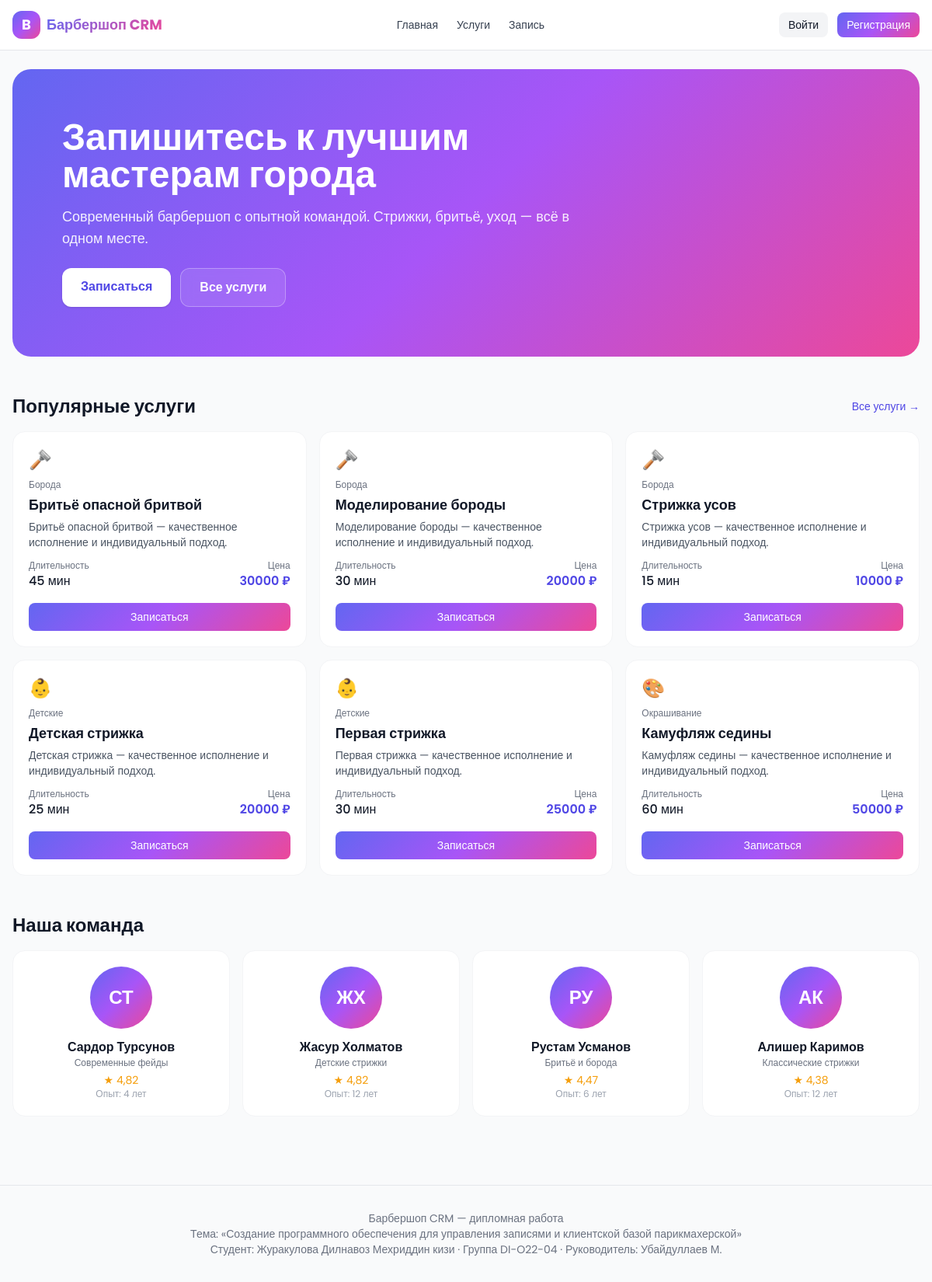
The page / on the database its author committed.
### services/models.py (models this page shows, shortened)
class Service(models.Model):
    category = models.ForeignKey(ServiceCategory, on_delete=models.CASCADE, related_name='services', verbose_name='Категория')
    name = models.CharField('Название', max_length=120)
    description = models.TextField('Описание', blank=True)
    duration_minutes = models.PositiveIntegerField('Длительность (мин)', default=30)
    price = models.DecimalField('Цена', max_digits=10, decimal_places=2, default=0)
    image_url = models.URLField('Изображение (URL)', blank=True)
    is_active = models.BooleanField('Активна', default=True)
    class Meta:
        verbose_name = 'Услуга'
        verbose_name_plural = 'Услуги'
        ordering = ['category__name', 'name']

class ServiceCategory(models.Model):
    name = models.CharField('Название', max_length=80)
    slug = models.SlugField('Слаг', max_length=80, unique=True, blank=True)
    icon_emoji = models.CharField('Иконка', max_length=8, default='✂️')
    class Meta:
        verbose_name = 'Категория услуг'
        verbose_name_plural = 'Категории услуг'
        ordering = ['name']

### staff/models.py (models this page shows, shortened)
class Barber(models.Model):
    user = models.OneToOneField(settings.AUTH_USER_MODEL, on_delete=models.CASCADE, related_name='barber_profile', verbose_name='Пользователь')
    specialization = models.CharField('Специализация', max_length=120, blank=True)
    experience_years = models.PositiveIntegerField('Опыт (лет)', default=1)
    rating = models.DecimalField('Рейтинг', max_digits=4, decimal_places=2, default=5.0)
    bio = models.TextField('О мастере', blank=True)
    is_active = models.BooleanField('Активен', default=True)
    class Meta:
        verbose_name = 'Мастер'
        verbose_name_plural = 'Мастера'
        ordering = ['-rating']
    @property
    def full_name(self):
        return self.user.get_full_name() or self.user.username

### accounts/models.py (models this page shows, shortened)
class User(AbstractUser):
    ROLE_CHOICES = [
        ('client', 'Клиент'),
        ('barber', 'Мастер'),
        ('admin', 'Администратор'),
    ]
    phone = models.CharField('Телефон', max_length=20, unique=True)
    role = models.CharField('Роль', max_length=20, choices=ROLE_CHOICES, default='client')
    avatar = models.ImageField('Аватар', upload_to='avatars/', null=True, blank=True)
    class Meta:
        verbose_name = 'Пользователь'
        verbose_name_plural = 'Пользователи'
    @property
    def initials(self):
        first = (self.first_name or self.username[:1] or 'U').strip()[:1]
        last = (self.last_name or '').strip()[:1]
        return (first + last).upper() or 'U'

### core/views.py (the view)
# urls.py: path('', views.landing, name='landing'),
def landing(request):
    return render(request, 'public/landing.html', {
        'featured_services': Service.objects.filter(is_active=True).select_related('category')[:6],
        'categories': ServiceCategory.objects.all()[:6],
        'barbers': Barber.objects.filter(is_active=True).select_related('user')[:4],
    })

### core/context_processors.py (called while the page is built)
def bmi_meta(request):
    return {
        'BMI_TOPIC': 'Создание программного обеспечения для управления записями и клиентской базой парикмахерской',
        'BMI_STUDENT': 'Журакулова Дилнавоз Мехриддин кизи',
        'BMI_GROUP': 'DI-O22-04',
        'BMI_SUPERVISOR': 'Убайдуллаев М.',
        'BRAND_NAME': 'Барбершоп CRM',
    }

### templates/public/landing.html (shortened to what this page needs)
{% extends 'base.html' %}
{% block content %}
<section class="relative rounded-3xl overflow-hidden brand-gradient text-white p-10 md:p-16">
  <div class="max-w-2xl">
    <h1 class="text-3xl md:text-5xl font-bold leading-tight mb-4">Запишитесь к лучшим мастерам города</h1>
    <p class="text-white/90 text-lg mb-6">Современный барбершоп с опытной командой. Стрижки, бритьё, уход — всё в одном месте.</p>
    <div class="flex flex-wrap gap-3">
      <a href="{% url 'bookings:calendar' %}" class="px-6 py-3 bg-white text-indigo-600 font-semibold rounded-xl shadow hover:shadow-lg">Записаться</a>
      <a href="{% url 'services:list' %}" class="px-6 py-3 bg-white/10 backdrop-blur text-white font-semibold rounded-xl border border-white/30">Все услуги</a>
    </div>
  </div>
</section>
<section class="mt-12">
  <div class="flex items-center justify-between mb-4">
    <h2 class="text-2xl font-bold">Популярные услуги</h2>
    <a href="{% url 'services:list' %}" class="text-indigo-600 text-sm font-medium">Все услуги →</a>
  </div>
  <div class="grid grid-cols-1 sm:grid-cols-2 lg:grid-cols-3 gap-4">
    {% for s in featured_services %}
      <div class="bg-white rounded-2xl p-5 border border-gray-100 hover:shadow-md transition">
        <div class="text-2xl mb-2">{{ s.category.icon_emoji }}</div>
        <div class="text-xs text-gray-500 mb-1">{{ s.category.name }}</div>
        <h3 class="font-semibold text-lg mb-1">{{ s.name }}</h3>
        <p class="text-sm text-gray-600 mb-3">{{ s.description|default:'Профессиональная услуга от опытных мастеров.'|truncatechars:90 }}</p>
        <div class="flex items-center justify-between">
          <div>
            <div class="text-xs text-gray-500">Длительность</div>
            <div class="font-medium">{{ s.duration_minutes }} мин</div>
          </div>
          <div class="text-right">
            <div class="text-xs text-gray-500">Цена</div>
            <div class="font-semibold text-indigo-600">{{ s.price|floatformat:0 }} ₽</div>
          </div>
        </div>
        <a href="{% url 'bookings:calendar' %}?service={{ s.id }}" class="mt-4 block text-center brand-gradient text-white rounded-lg py-2 text-sm font-medium">Записаться</a>
      </div>
    {% empty %}
      <p class="text-gray-500">Услуги скоро появятся.</p>
    {% endfor %}
  </div>
</section>
<section class="mt-12">
  <h2 class="text-2xl font-bold mb-4">Наша команда</h2>
  <div class="grid grid-cols-2 md:grid-cols-4 gap-4">
    {% for b in barbers %}
      <div class="bg-white rounded-2xl p-5 border border-gray-100 text-center">
        <div class="w-20 h-20 mx-auto mb-3 rounded-full brand-gradient text-white flex items-center justify-center text-2xl font-bold">{{ b.user.initials }}</div>
        <div class="font-semibold">{{ b.full_name }}</div>
        <div class="text-xs text-gray-500 mb-1">{{ b.specialization|default:'Универсал' }}</div>
        <div class="text-sm text-amber-500">★ {{ b.rating }}</div>
        <div class="text-xs text-gray-400">Опыт: {{ b.experience_years }} лет</div>
      </div>
    {% empty %}
      <p class="text-gray-500">Мастера скоро появятся.</p>
    {% endfor %}
  </div>
</section>
{% endblock %}

### templates/base.html (shortened to what this page needs)
{% load static %}
<!DOCTYPE html>
<html lang="ru">
<head>
  <script src="https://cdn.tailwindcss.com"></script>
</head>
<body class="bg-gray-50 text-gray-900 min-h-screen flex flex-col">
  <header class="bg-white border-b border-gray-200 sticky top-0 z-40">
    <div class="max-w-7xl mx-auto px-4 h-16 flex items-center justify-between">
      <a href="{% url 'core:landing' %}" class="flex items-center gap-2 font-bold text-lg">
        <span class="w-9 h-9 rounded-xl brand-gradient flex items-center justify-center text-white">B</span>
        <span class="brand-text">Барбершоп CRM</span>
      </a>
      <nav class="hidden md:flex items-center gap-6 text-sm font-medium text-gray-700">
        <a href="{% url 'core:landing' %}" class="hover:text-indigo-600">Главная</a>
        <a href="{% url 'services:list' %}" class="hover:text-indigo-600">Услуги</a>
        <a href="{% url 'bookings:calendar' %}" class="hover:text-indigo-600">Запись</a>
      </nav>
      <div class="flex items-center gap-3">
        {% if user.is_authenticated %}
          <span class="hidden sm:inline text-sm text-gray-600">{{ user.get_full_name|default:user.username }}</span>
          <form method="post" action="{% url 'accounts:logout' %}">{% csrf_token %}
            <button class="px-3 py-1.5 text-sm rounded-lg bg-gray-100 hover:bg-gray-200">Выйти</button>
          </form>
        {% else %}
          <a href="{% url 'accounts:login' %}" class="px-3 py-1.5 text-sm rounded-lg bg-gray-100 hover:bg-gray-200">Войти</a>
          <a href="{% url 'accounts:register' %}" class="px-3 py-1.5 text-sm rounded-lg brand-gradient text-white">Регистрация</a>
        {% endif %}
      </div>
    </div>
  </header>
  <main class="flex-1 max-w-7xl mx-auto px-4 w-full py-6 pb-24 md:pb-6">
    {% block content %}{% endblock %}
  </main>
  {% include 'components/footer.html' %}
</body>
</html>

### templates/components/footer.html
<footer class="mt-16 py-8 border-t border-gray-200 text-center text-sm text-gray-500">
  <p>Барбершоп CRM — дипломная работа</p>
  <p>Тема: «Создание программного обеспечения для управления записями и клиентской базой парикмахерской»</p>
  <p>Студент: Журакулова Дилнавоз Мехриддин кизи · Группа DI-O22-04 · Руководитель: Убайдуллаев М.</p>
</footer>

### templates/base.html (style rules this page uses)
html, body { font-family: 'Poppins', sans-serif; }
.brand-gradient { background: linear-gradient(135deg, #6366f1 0%, #a855f7 50%, #ec4899 100%); }
.brand-text { background: linear-gradient(135deg, #6366f1, #ec4899); -webkit-background-clip: text; background-clip: text; color: transparent; }

### rows shown on the page
Service: category.icon_emoji "🪒", category.name "Борода", name "Бритьё опасной бритвой", description "Бритьё опасной бритвой — качественное исполнение и индивидуальный подход.", duration_minutes "45", price "30000"
Service: category.icon_emoji "🪒", category.name "Борода", name "Моделирование бороды", description "Моделирование бороды — качественное исполнение и индивидуальный подход.", duration_minutes "30", price "20000"
Service: category.icon_emoji "🪒", category.name "Борода", name "Стрижка усов", description "Стрижка усов — качественное исполнение и индивидуальный подход.", duration_minutes "15", price "10000"
Service: category.icon_emoji "👶", category.name "Детские", name "Детская стрижка", description "Детская стрижка — качественное исполнение и индивидуальный подход.", duration_minutes "25", price "20000"
Service: category.icon_emoji "👶", category.name "Детские", name "Первая стрижка", description "Первая стрижка — качественное исполнение и индивидуальный подход.", duration_minutes "30", price "25000"
Service: category.icon_emoji "🎨", category.name "Окрашивание", name "Камуфляж седины", description "Камуфляж седины — качественное исполнение и индивидуальный подход.", duration_minutes "60", price "50000"
Barber: user.initials "СТ", full_name "Сардор Турсунов", specialization "Современные фейды", rating "4,82", experience_years "4"
Barber: user.initials "ЖХ", full_name "Жасур Холматов", specialization "Детские стрижки", rating "4,82", experience_years "12"
Barber: user.initials "РУ", full_name "Рустам Усманов", specialization "Бритьё и борода", rating "4,47", experience_years "6"
Barber: user.initials "АК", full_name "Алишер Каримов", specialization "Классические стрижки", rating "4,38", experience_years "12"
